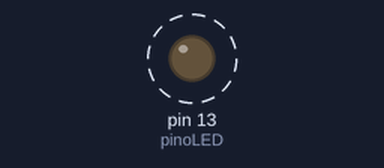
Simulated run of this sketch. Board: Arduino Uno, built with avr-gcc and run on an emulated ATmega328P. Shown: output pins drawn as LEDs (lit = HIGH). Dashed ring = blinking.

Above: at 0.2 s.
Timing chart, 0 to 3.0 s (numbered marks = the images above):
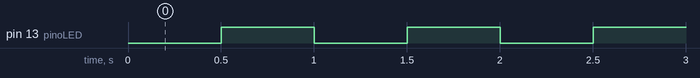

Measured:
- by itself, pin 13 (pinoLED): alternates HIGH for 0.50 s and LOW for 0.50 s

The sketch:

timerOverflowBlink.ino
```cpp
/*
 timerOverflowBlink

 Neste exemplo piscamos um LED, conectado ao pino 13, utilizando o Timer1
 no modo normal, de modo a deixar o bloco loop() livre para outras atividades.

 O circuito:
 * LED conectado do pino 13 para o terra

 * Nota: na maioria dos Arduinos já existe um LED na placa
 ligado ao pino 13.

 criado 2015
 por Ricardo Alcântara

 Este código de exemplo está em domínio público.

 https://github.com/eletronite/Arduino
*/

#define pinoLED 13

void setup()
{
  pinMode(pinoLED, OUTPUT);

  // inicialização do timer1
  noInterrupts();         // desbilita todas as interrupções
  TCCR1A = 0;             // reseta os registros de controle para configuração
  TCCR1B = 0;

  TCNT1 = 34286;            // pré carrega contador 65536-16MHz/256/2Hz
  TCCR1B |= (1 << CS12);    // pré escala de 256
  TIMSK1 |= (1 << TOIE1);   // habilita interrupção de overflow do contador
  interrupts();           // habilita todas as interrupções
}

ISR(TIMER1_OVF_vect)        // rotina de serviço de interrupção
{
  TCNT1 = 34286;            // pré carrega contador
  digitalWrite(pinoLED, digitalRead(pinoLED) ^ 1); // pisca o LED
}

void loop()
{
  // aqui você pode realizar outras atividades
}
```
